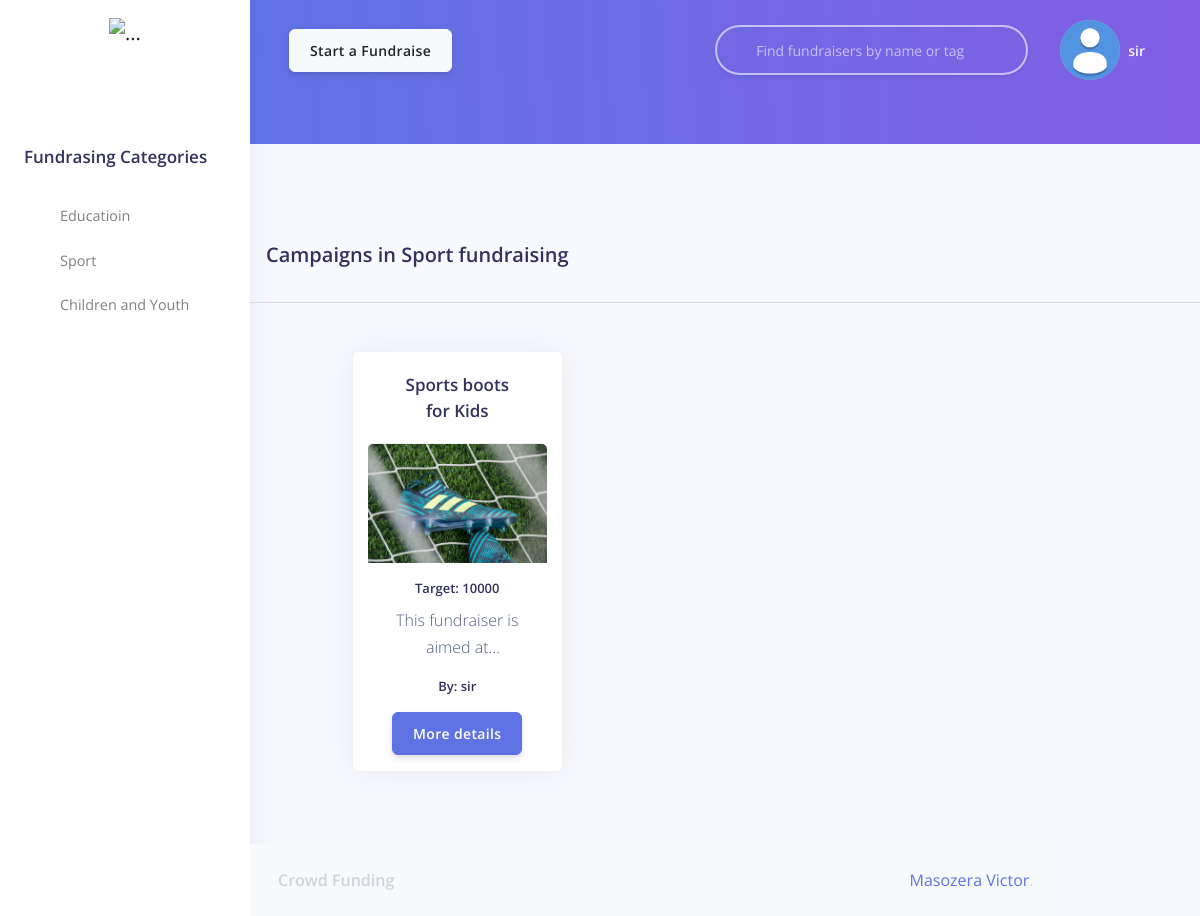
/home/category/2 (signed in), run on the app's committed database.
### campaign/models.py (models this page shows, shortened)
class Category(models.Model):
    label = models.CharField(max_length=50, unique=True)
    class Meta:
        verbose_name_plural = "Categories"

class Campaign(models.Model):
    title = models.CharField(max_length=50)
    details = models.TextField(max_length=2000)
    target = models.PositiveIntegerField()
    start_date = models.DateTimeField(default=timezone.now)
    end_date = models.DateTimeField(default=in_fourteen_days)
    creation_date = models.DateTimeField(default=timezone.now)
    is_featured = models.BooleanField(default=False)
    creator = models.ForeignKey(
        User, on_delete=models.CASCADE, default=None, related_name="campaigns")
    category = models.ForeignKey(Category, on_delete=models.PROTECT)
    tags = TaggableManager(blank=True)
    comments = GenericRelation(Comment)
    errors = {}

class CampaignImage(models.Model):
    path = models.ImageField(upload_to='campaign', verbose_name='Image')
    campaign = models.ForeignKey(
        Campaign, on_delete=models.CASCADE, related_name="images")

### user/models.py (models this page shows, shortened)
class User (AbstractBaseUser, PermissionsMixin):
    email = models.EmailField(
        max_length=255, verbose_name='email', unique=True)
    is_admin = models.BooleanField(default=False)
    is_staff = models.BooleanField(default=False)
    is_active = models.BooleanField(default=False)
    last_login = models.DateTimeField(
        blank=True, null=True, verbose_name='last login')
    date_joined = models.DateTimeField(auto_now_add=True)
    first_name = models.CharField(max_length=20, verbose_name='first name')
    last_name = models.CharField(
        max_length=20, default='',  verbose_name='last name')
    phone = models.CharField(max_length=15,  verbose_name='phone')
    avatar = models.ImageField(
        upload_to="profile_images", verbose_name='profile picture', default='profile_images/default-pic.jpeg')
    country = models.CharField(
        max_length=20, blank=True, default='',  verbose_name='country')
    birthdate = models.DateField(
        blank=True, null=True, verbose_name='birthdate')
    fb_account = models.URLField(blank=True)
    USERNAME_FIELD = 'email'
    REQUIRED_FIELDS = ['first_name']
    EMAIL_FIELD = 'email'
    objects = UserManager()
    def __str__(self):
        return str(self.first_name + ' ' + self.last_name)

### home/views.py (the view)
# urls.py: path('home/category/<int:categoty_id>', views.category, name='category')
def category(request, categoty_id):
    if request.method == "GET":
        categories = Category.objects.all()
        category = get_object_or_404(Category, id=categoty_id)
        campaigns = Campaign.objects.filter(category=categoty_id)
    return render(request, 'home/category.html', {"campaigns": campaigns,
                                                  "category": category, "categories": categories})

### home/templates/home/category.html (shortened to what this page needs)
{% extends 'layouts/base-categories.html' %}
{% block content %}
 {% include 'includes/header.html' %}
<h2 class= "mt-5 ml-3"> Campaigns in {{category.label}} fundraising </h2>
<hr>
<div class="mt-5 mb-5 container ">
    <div class="container">
      {% if campaigns %}
        {% include 'campaign/_campaign.html' with campaigns=campaigns %}
      {% else %}
        <h3 class="text-center mt-5"> There are no running campaigns for this fundraising right now!</h3>
      {% endif %}
    </div>
</div>
{% endblock content %}

### templates/layouts/base-categories.html (shortened to what this page needs)
<!DOCTYPE html>
<html lang="en">
{% load static %}
<head>
  <link href="{% static 'js/plugins/nucleo/css/nucleo.css' %}" rel="stylesheet" />
  <link href="{% static 'js/plugins/@fortawesome/fontawesome-free/css/all.min.css' %}" rel="stylesheet" />
  <link href="{%static 'css/argon-dashboard.css' %}" rel="stylesheet" />
</head>
<body class="">
  {% include "includes/sidenav-categories.html" %}
  <div class="main-content" style="position: relative;">
    {% include "includes/navigation.html" %}
    {% block content %}{% endblock content %}
    {% include "includes/footer.html" %}
  </div>
</body>
</html>

### templates/includes/sidenav-categories.html (shortened to what this page needs)
{% load static %}
  <nav class="navbar navbar-vertical fixed-left navbar-expand-md navbar-light bg-white" id="sidenav-main">
    <div class="container-fluid">
      <a class="navbar-brand pt-0" href="{% url 'home:home' %}">
        <img src="{% static 'img/brand/blue.png' %}"  class="navbar-brand-img" alt="...">
      </a>
      <div class="collapse navbar-collapse" id="sidenav-collapse-main">
        <h3 class="mb-4 mt-5">Fundrasing Categories</h3>
        <ul class="navbar-nav">
          {% for category in categories %}
          <li class="nav-item">
            <a class=" nav-link {% if 'index' in segment %} active {% endif %}" href="{% url 'home:category' category.id %}">
              <i class="ni ni-tv-2 text-primary"></i> {{category.label}}
            </a>
          </li>
          {% endfor %}
        </ul>
      </div>
    </div>
  </nav>

### templates/includes/navigation.html (shortened to what this page needs)
 {% load static %}
    <nav class="navbar navbar-top navbar-expand-md navbar-dark" id="navbar-main">
      <div class="container-fluid">
        <div>
          <a href="{%url 'create_campaign' %}" class="btn btn-secondary">Start a Fundraise</a>
        </div>
        <form method="GET" autocomplete="off" action = "{% url 'campaign_search_all' %}"
        class="navbar-search navbar-search-dark form-inline mr-3 d-none d-md-flex ml-lg-auto">
          <div id="focusArea" class="form-group mb-0">
            <div class="search-area">
              <div class="input-group input-group-alternative">
                <div class="input-group-prepend">
                  <span class="input-group-text"><i class="fas fa-search"></i></span>
                </div>
                <input class="form-control" id="searchBar" name="key" placeholder="Find fundraisers by name or tag" type="text">
              </div>
            </div>
          </div>
        </form>
        {% if request.user.is_authenticated %}
        <ul class="navbar-nav mr-3 align-items-center d-none d-md-flex">
          <li class="nav-item dropdown">
            <a class="nav-link pr-0" href="#" role="button" data-toggle="dropdown" aria-haspopup="true" aria-expanded="false">
              <div class="media align-items-center">
                <span class="avatar avatar-sm rounded-circle">
                  <img alt="Image placeholder" src="{{request.user.avatar.url}}">
                </span>
                <div class="media-body ml-2 d-none d-lg-block">
                  <span class="mb-0 text-sm  font-weight-bold">
                    {{ request.user }}
                  </span>
                </div>
              </div>
            </a>
          </li>
        </ul>
        {% else %}
          <form action="{% url 'login' %}" >
            <input type="submit" value="Sign in" class="btn btn-outline-light btn-border"/>
          </form>
        {% endif %}
      </div>
    </nav>

### templates/includes/header.html (shortened to what this page needs)
<div class="header bg-gradient-primary  mb-7  p-3 pt-md-8">
</div>

### campaign/templates/campaign/_campaign.html
<div class="container-fluid mt-3">
<div class="row">
    {% for campaign in campaigns %}
      <div class="ml-5 col-3 card card-stats mb-4 mb-xl-4 text-center h-100 shadow">
        <h3 class="card-header">{{campaign.title}}</h3>
        <img class="card-img-top" src="{{ campaign.images.first.path.url }}" alt="Campaign image">
        <div class="card-body">
              <h5>Target: {{campaign.target}} </h5>
              <p class="card-text cut-text ">{{campaign.details}}</p>
              <h5 class="card-text cut-text mb-3">By: {{campaign.creator}}</h5>
            <a href="{% url 'campaign_show' campaign.id %}" class="btn btn-primary">More details</a>
        </div>
      </div>
    {% endfor %}
  </div>
</div>

### templates/includes/footer.html (shortened to what this page needs)
<footer class="footer p-4 mt-5" style="width: 85%">
  <div class="row align-items-center justify -content-xl-between">
    <div class="col-xl-6">
      <div class="text-center text-xl-left text-light">
        <a
          target="_blank"
          class="font-weight-bold ml-1"
          >Crowd Funding </a
        >
      </div>
    </div>
    <div class="col-xl-6">
      <div class="text-center text-xl-right text-light">
        <a target="_blank" href="#">Masozera Victor</a>.
      </div>
    </div>
  </div>
</footer>

### templates/includes/scripts.html (shortened to what this page needs)
{% load static %}

### templates/includes/navigation.html (style rules this page uses)
.search-area { position: relative; z-index: 1; }

### data on the page
Category: label "Educatioin"
Category: label "Sport"
Category: label "Children and Youth"
User: user.avatar (placeholder picture), user "sir"
Campaign: title "Sports boots for Kids", images.first.path (picture), target "10000", details "This fundraiser is aimed…", creator "sir"
